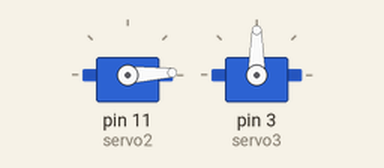
Recording of a sketch running on a simulated Arduino Uno, built with avr-gcc and run on an emulated ATmega328P. Shown: 2 × servo.

Above: at 0.05 s.
At 0.6 s:
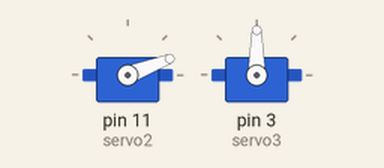
Timing chart, 0 to 6.7 s (numbered marks = the images above):
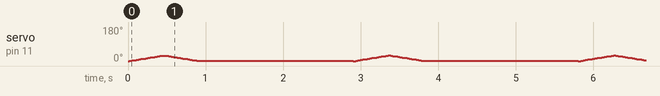

The sketch:

TEST-PINCE.ino
```cpp
#include "Servo.h"

Servo servo; // création de l'objet "servo"
Servo servo2;
Servo servo3;

const int bouton=7;
int val=1;
int etat=1;
int ancienval=1;

void setup() {
   //servo.attach(9); // attache le servo au pin spécifié
   servo2.attach(11);
   servo3.attach(3);
   pinMode(bouton,INPUT);

}

void loop() {
    //servo2.write(0); // demande au servo de se déplacer à cette position
   //delay(1000); ;// attend 1000 ms entre changement de position
  servo.write(90);
  for (int position = 0; position < 30; position++) {
    servo2.write(position);
    delay(15);
  }
  for (int position = 30; position > 0; position--) {
    servo2.write(position);
    delay(15);
  }
  delay(2000);


}


//https://programmation.surleweb-france.fr/controle-de-servomoteurs-avec-arduino-tutoriel-complet-etape-par-etape/
```
